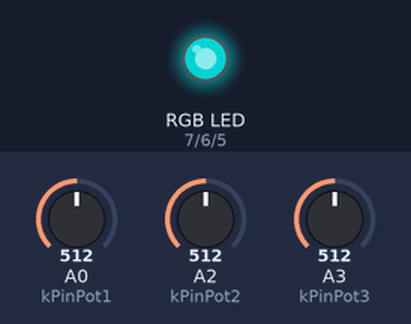
The sketch below on a simulated Arduino Uno, built with avr-gcc and run on an emulated ATmega328P. Shown: an RGB LED mixed from three pins (HIGH = lit). The inputs (shaded band) are chosen by the test bench; at power-on: A0 (kPinPot1) = 512, A2 (kPinPot2) = 512, A3 (kPinPot3) = 512. Dim RGB values are drawn brighter than linear.

Above: at 1.2 s.
1.3 s: A0 (kPinPot1) set to 528
At 2.1 s:
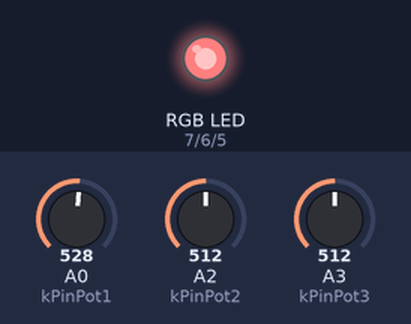
2.8 s: A2 (kPinPot2) set to 716
At 3.2 s:
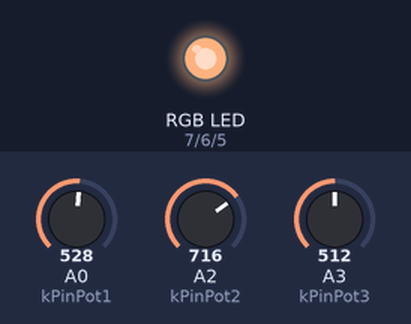
4.3 s: A3 (kPinPot3) set to 716
At 5.5 s:
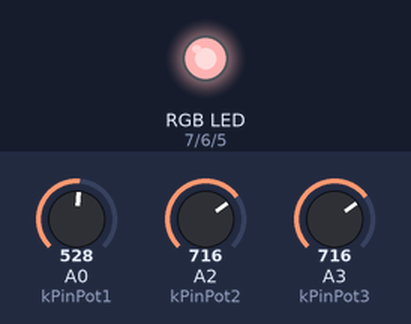
5.8 s: A0 (kPinPot1) set to 511
At 6.7 s:
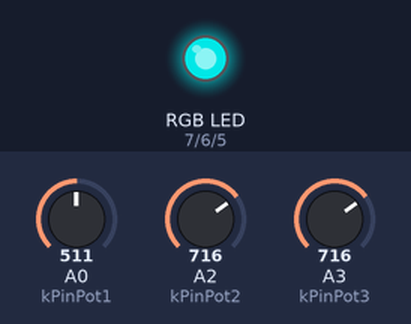
7.3 s: A2 (kPinPot2) set to 900
At 7.9 s:
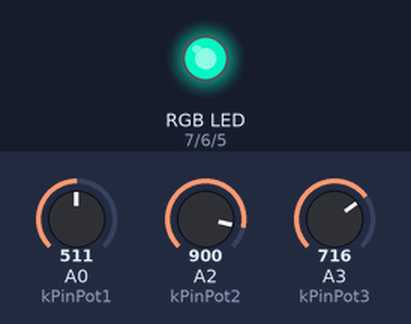
8.8 s: A3 (kPinPot3) set to 900
At 10.2 s:
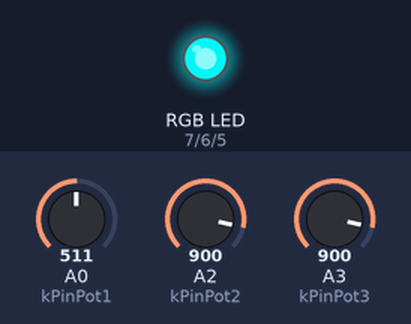
Timing chart, 0 to 11.3 s (numbered marks = the images above; inputs shaded):
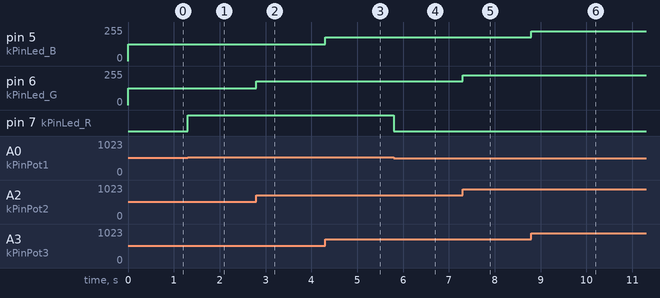

The sketch:

RGB_LED_OUTPUT_3POTS.ino
```cpp
const int kPinPot1 = A0;
 const int kPinPot2 = A2;
 const int kPinPot3 = A3;
 const int kPinLed_R = 7;
 const int kPinLed_G = 6;
 const int kPinLed_B = 5;
 void setup()
 {
 pinMode(kPinLed_R, OUTPUT);
 pinMode(kPinLed_G, OUTPUT);
 pinMode(kPinLed_B, OUTPUT);
 }
 void loop(){
int potValue;
 int ledValue;
 potValue = analogRead(kPinPot1);
 ledValue = map(potValue, 0, 1023, 0, 255);
 analogWrite(kPinLed_R, ledValue);
 potValue = analogRead(kPinPot2);
 ledValue = map(potValue, 0, 1023, 0, 255);
 analogWrite(kPinLed_G, ledValue);
 potValue = analogRead(kPinPot3);
 ledValue = map(potValue, 0, 1023, 0, 255);
 analogWrite(kPinLed_B, ledValue);
 }
```

Measured:
- the behaviour switches between 513 and 514 on A0 (kPinPot1) (found by bisection; images 0 and 1)
- after the input at 1.3 s, pin 7 (kPinLed_R): LOW → HIGH at once
- after the input at 2.8 s, pin 6 (kPinLed_G): 127/255 → 178/255 at once
- after the input at 4.3 s, pin 5 (kPinLed_B): 127/255 → 178/255 at once
- after the input at 5.8 s, pin 7 (kPinLed_R): HIGH → LOW at once
- after the input at 7.3 s, pin 6 (kPinLed_G): 178/255 → 224/255 at once
- after the input at 8.8 s, pin 5 (kPinLed_B): 178/255 → 224/255 at once
